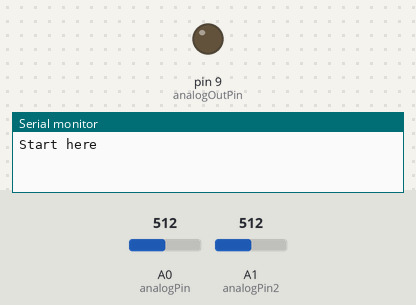
Bench run of a sketch on a simulated Arduino Uno, built with avr-gcc and run on an emulated ATmega328P. Parts: output pins drawn as LEDs (lit = HIGH), the last lines printed to the serial monitor. The inputs (shaded band) are chosen by the test bench; at power-on: A0 (analogPin) = 512, A1 (analogPin2) = 512.

Above: at 0.1 s.
At 10.1 s:
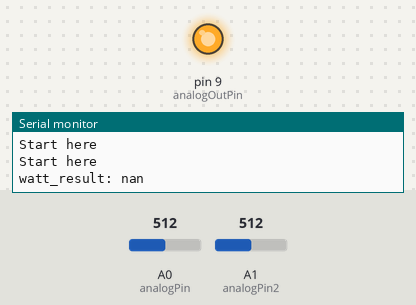
Timing chart, 0 to 11.6 s (numbered marks = the images above):
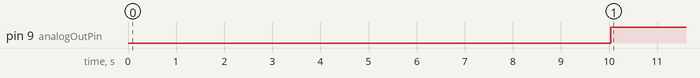

Measured:
- by itself, pin 9 (analogOutPin): LOW → HIGH at 10.0 s

The sketch:

sketch_jan18a.ino
```cpp
int analogPin = 0;
int analogPin2 = 1;
int MAXLOOP = 17;
int MAINSVPP = 340;
int cur_offset = 301;
float CURRENTNORM = 15.5;

int count = 0;
int count_avgwatt = 0;
float vol_rawData[17];
float cur_rawData[17];
float voltagedata[17];
float ampdata[17];
float wattdata[17];
float watt_result = 0.0;

const int analogOutPin = 9; // Analog output pin that the LED is attached to
int outputValue = 0; // Analog output pin that the LED is attached to

void setup() {
  // put your setup code here, to run once:
 Serial.begin(9600);
}

void loop() {
  // put your main code here, to run repeatedly:
 if (count < MAXLOOP){
// put your main code here, to run repeatedly:
  // read the raw data coming in on analog pin 0:
  int lightLevel = analogRead(analogPin);
  int lightLevel2 = analogRead(analogPin2);
  // Convert the raw data value (0 - 1023) to voltage (0.0V - 5.0V):
  float voltage = lightLevel2;
  float current = lightLevel;
  vol_rawData[count] = voltage;
  cur_rawData[count] = current;
  count = count + 1;
  if (count == MAXLOOP){
    float maxV = getMax(vol_rawData);
    float minV = getMin(vol_rawData);
    float avgV = 0.5 * (maxV + minV);
    float vpp = maxV - minV;
    float avgwatt = 0;
    Serial.println("Start here");
    for (int i=0; i<MAXLOOP; i++){
      voltagedata[i] = (vol_rawData[i] - avgV) * MAINSVPP / vpp;
      ampdata[i] = (cur_rawData[i] - cur_offset) / CURRENTNORM;
      if (ampdata[i] < 0){
        ampdata[i] = -ampdata[i];
      }
      if (voltagedata[i] < 0){
        voltagedata[i] = -voltagedata[i];
      }
      wattdata[i] = voltagedata[i] * ampdata[i];
      avgwatt = avgwatt + wattdata[i];

//      Serial.print(voltagedata[i]);
//      Serial.print(',');
//      Serial.println(ampdata[i]);
    }
    avgwatt = avgwatt / MAXLOOP;
    count = 0;
    if (count_avgwatt < 5){
      watt_result = watt_result + avgwatt / 5;
      count_avgwatt = count_avgwatt + 1;
    }
    else
    {
      outputValue = map(watt_result, 0, 200, 0, 51);
      // change the analog out value:
      analogWrite(analogOutPin, outputValue);
      count_avgwatt = 0;
      Serial.print("watt_result: ");
      Serial.println(watt_result);
      watt_result = 0.0;
    }
    delay(2000);
  }
 }
}

float getMax(float array[])
{
  float max_tem = 0.0;
  for (int i=0; i<MAXLOOP; i++)
  {
    if (max_tem < array[i])
    {
      max_tem = array[i];
    }
  }
  return max_tem;
}


float getMin(float array[])
{
  float min_tem = 1024.00;
  for (int i=0; i<MAXLOOP; i++)
  {
    if (min_tem > array[i])
    {
      min_tem = array[i];
    }
  }
  return min_tem;
}
```
